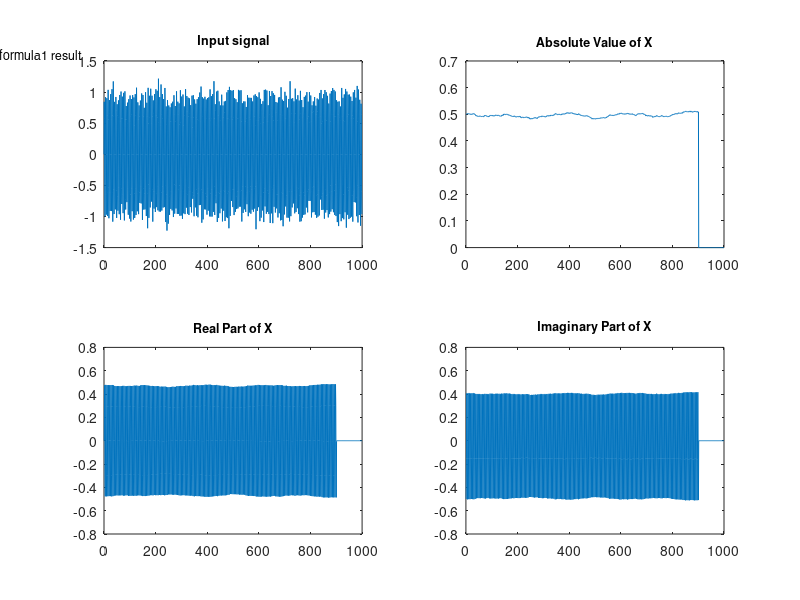

Source code (MATLAB):
k = 20;
M = 100;
% SDFT Algorithm
X = zeros(1, 1000); % Initialize X vector

% Input data is a sine wave
for n = 0:999
    x(n + 1) = sin(2 * pi * k / M * n); % 可分析頻率為20以及40的sin波型
    y(n + 1) = awgn(x(n + 1), 20,'measured');
end

% sin當中的n乃經過sampling(delta(t - nT))，取樣後變為週期表示，希望週期可至1000次，也就是n = 1000

for t = 0:900
    for m = 0:(M-1) % 在窗口大小M範圍內進行DFT
        X(t + 1) = X(t + 1) + y(t + 1 + m) * exp(-1i * 2 * pi * m * k / M); % Accumulate value
    end
    X(t+1) = X(t+1)/M; % 傅立葉轉換時，會取出係數1/M
end

fig = figure;

subplot(2,2,1);
plot(0:999,y);
title('Input signal','FontSize', 9)
%xlabel('m')
%ylabel('x')
%grid on
%hold off;  % Release hold on the plot

% Define complex numbers
z = X;

% Compute absolute values
abs_value = abs(z);

% Plot the absolute value graph
subplot(2,2,2);
plot(1:1000,abs_value)
title('Absolute Value of X','FontSize', 9)
%xlabel('Index')
%ylabel('Absolute Value')
%grid on

% Extract real and imaginary parts
real_part = real(z);
imag_part = imag(z);

% Plot the real part graph
subplot(2,2,3);
plot(1:1000,real_part)
title('Real Part of X','FontSize', 9)
%xlabel('Index')
%ylabel('Real Part')
%grid on

% Plot the imaginary part graph
subplot(2,2,4);
plot(1:1000,imag_part)
title('Imaginary Part of X','FontSize', 9)
%xlabel('Index')
%ylabel('Imaginary Part')
%grid on

% Create a title textbox
annotation(fig,'textbox', [0 0.9 1 0.1], ...
    'String', 'formula1 result', ...
    'EdgeColor', 'none', ...
    'HorizontalAlignment', 'center', ...
    'FontSize', 9);
print('Sliding DFT - initial formula - adding noise', '-dpng')
